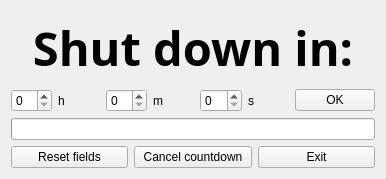
<?xml version="1.0" encoding="UTF-8"?>
<ui version="4.0">
 <class>TimerMain</class>
 <widget class="QMainWindow" name="TimerMain">
  <property name="geometry">
   <rect>
    <x>0</x>
    <y>0</y>
    <width>386</width>
    <height>179</height>
   </rect>
  </property>
  <property name="windowTitle">
   <string>Timer</string>
  </property>
  <property name="windowIcon">
   <iconset>
    <normaloff>../NinasShutdownTimer/icon.ico</normaloff>../NinasShutdownTimer/icon.ico</iconset>
  </property>
  <property name="autoFillBackground">
   <bool>false</bool>
  </property>
  <property name="styleSheet">
   <string notr="true"/>
  </property>
  <widget class="QWidget" name="centralWidget">
   <property name="styleSheet">
    <string notr="true"/>
   </property>
   <layout class="QVBoxLayout" name="verticalLayout">
    <item>
     <widget class="QLabel" name="label">
      <property name="font">
       <font>
        <family>AR DECODE</family>
        <pointsize>35</pointsize>
        <weight>75</weight>
        <bold>true</bold>
       </font>
      </property>
      <property name="styleSheet">
       <string notr="true"/>
      </property>
      <property name="text">
       <string>Shut down in:</string>
      </property>
      <property name="alignment">
       <set>Qt::AlignCenter</set>
      </property>
     </widget>
    </item>
    <item>
     <layout class="QHBoxLayout" name="horizontalLayout">
      <item>
       <widget class="QSpinBox" name="hours"/>
      </item>
      <item>
       <widget class="QLabel" name="label_2">
        <property name="text">
         <string>h</string>
        </property>
       </widget>
      </item>
      <item>
       <widget class="QSpinBox" name="Minutes"/>
      </item>
      <item>
       <widget class="QLabel" name="label_3">
        <property name="text">
         <string>m</string>
        </property>
       </widget>
      </item>
      <item>
       <widget class="QSpinBox" name="Seconds"/>
      </item>
      <item>
       <widget class="QLabel" name="label_4">
        <property name="text">
         <string>s</string>
        </property>
       </widget>
      </item>
      <item>
       <widget class="QPushButton" name="OK">
        <property name="text">
         <string>OK</string>
        </property>
       </widget>
      </item>
     </layout>
    </item>
    <item>
     <widget class="QProgressBar" name="progressBar">
      <property name="value">
       <number>0</number>
      </property>
      <property name="textVisible">
       <bool>false</bool>
      </property>
     </widget>
    </item>
    <item>
     <layout class="QHBoxLayout" name="horizontalLayout_2">
      <item>
       <widget class="QPushButton" name="Reset">
        <property name="text">
         <string>Reset fields</string>
        </property>
       </widget>
      </item>
      <item>
       <widget class="QPushButton" name="cancel">
        <property name="text">
         <string>Cancel countdown</string>
        </property>
       </widget>
      </item>
      <item>
       <widget class="QPushButton" name="pushButton">
        <property name="text">
         <string>Exit</string>
        </property>
       </widget>
      </item>
     </layout>
    </item>
   </layout>
  </widget>
 </widget>
 <layoutdefault spacing="6" margin="11"/>
 <resources/>
 <connections/>
</ui>
